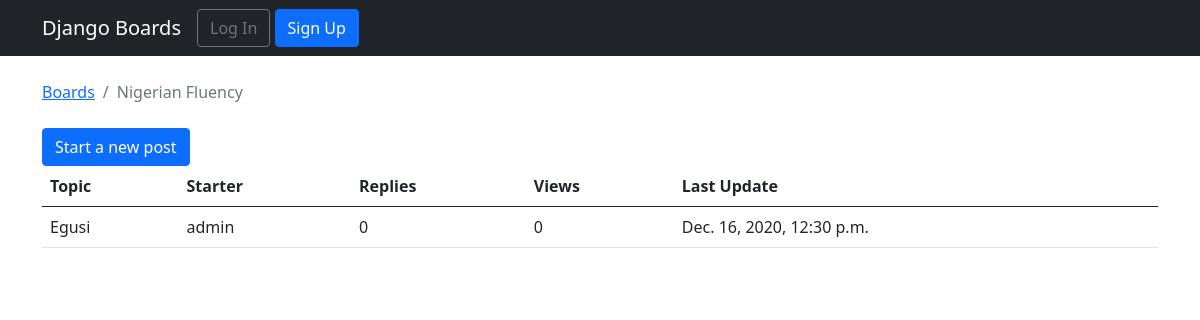
/boards/3/, run on the app's committed database.
### boards/models.py (models this page shows, shortened)
class Board(models.Model):
    name = models.CharField(max_length=30, unique=True)
    description= models.CharField(max_length=100)

class Topic(models.Model):
    subject= models.CharField(max_length=255)
    last_updated = models.DateTimeField(auto_now_add=True)
    board = models.ForeignKey(Board, related_name= 'topics', on_delete=CASCADE)
    starter = models.ForeignKey(User, related_name='topics', on_delete=CASCADE)

### boards/views.py (the view)
# urls.py: path('boards/<int:pk>/', views.board_topics, name='board_topics'),
def board_topics(request, pk):
    board = get_object_or_404(Board, pk=pk)
    return render(request, 'topics.html', {'board': board})

### templates/topics.html (shortened to what this page needs)
{% extends 'base.html' %}
          {% block breadcrumb %}
          <li class="breadcrumb-item"><a href="{% url 'home' %}">Boards</a></li>
           <li class="breadcrumb-item active">{{ board.name }}
           </li>{% endblock %}
           {% block content %}
           <a href = "{% url 'new_topic' board.pk %}"><button name = "new_post" class="btn btn-primary"> Start a new post</button></a>
<table class="table">
    <thead class="thead-inverse">
        <tr>
            <th>Topic</th>
            <th>Starter</th>
            <th>Replies</th>
            <th>Views</th>
            <th>Last Update</th>
        </tr>
    </thead>
    <tbody>
        {% for topic in board.topics.all %}
        <tr>
            <td>{{ topic.subject }} </td>
            <td>{{ topic.starter.username }}</td>
            <td>0</td>
            <td>0</td>
            <td>{{ topic.last_updated }}</td>
        </tr>
        {% endfor %}
    </tbody>
</table>
           {% endblock %}

### data on the page
Board: name "Nigerian Fluency"
Topic: subject "Egusi", starter.username "admin", last_updated "Dec. 16, 2020, 12:30 p.m."
